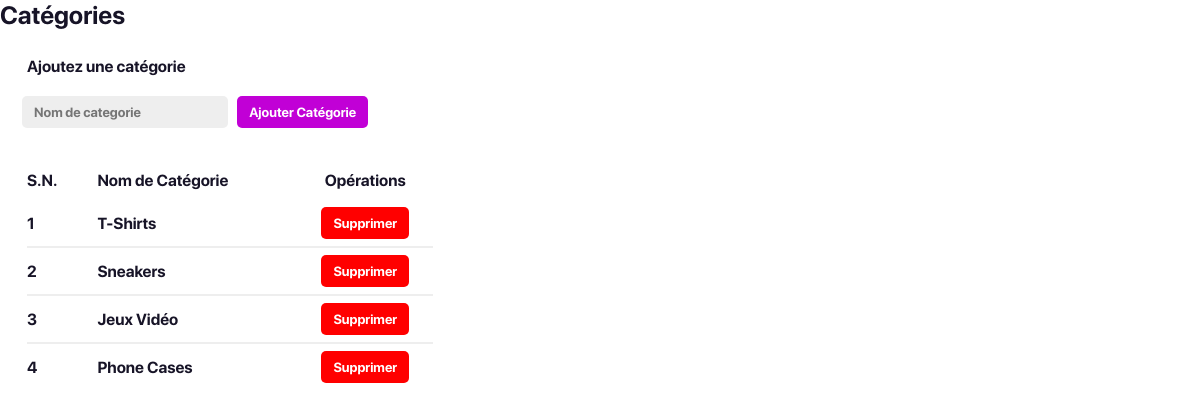
Screenshot of /adminView/viewCategories.php with the database file from the repository.
### tables this page shows
CREATE TABLE `categorie` (
  `IdCategorie` int(11) NOT NULL,
  `NomCategorie` varchar(50) NOT NULL
);

### adminView/viewCategories.php (the view)
<head>
    <link rel="stylesheet" href="../style3.css">
</head>
<div >
  <h3 class="hash-title">Catégories</h3>
  <div class="modal fade" id="myModal" role="dialog">
    <div class="modal-dialog">
<fieldset class="modal-content">
          <legend class="modal-title">Ajoutez une catégorie</legend>
        <div class="modal-body">
          <form  enctype='multipart/form-data' action="controller/addCatController.php" method="POST">
              <input type="text" class="form-control" name="c_name" required placeholder="Nom de categorie">
              <button type="submit" class="btn btn-secondary" name="upload">Ajouter Catégorie</button>
          </form>
        </div>
</fieldset>
    </div>
  </div>
  <table>
    <thead>
      <tr>
        <th class="sn">S.N.</th>
        <th class="nomcat">Nom de Catégorie</th>
        <th class="operations" colspan="2">Opérations</th>
      </tr>
    </thead>
    <?php
      include_once "../config.php";
      $sql="SELECT * from categorie";
      $result=$conn-> query($sql);
      $count=1;
      if ($result-> num_rows > 0){
        while ($row=$result-> fetch_assoc()) {
    ?>
    <tr class="table-row">
      <td class="sn-content"><?=$count?></td>
      <td class="nomcat-content"><?=$row["NomCategorie"]?></td>
      <td class="operations"><button class="btn btn-danger" onclick="categoryDelete('<?=$row['IdCategorie']?>')">Supprimer</button></td>
    </tr>
      <?php
            $count=$count+1;
          }
        }
      ?>
  </table>
</div>

### style3.css (style rules this page uses)
* { font-family: "Apple SF Normal Font"; color: var(--text-color); margin: 0px; padding: 0px; }
.hash-title { font-size: 25px; margin-bottom: 20px; }
.modal-content { border: none; display: flex; padding: 0 20px 10px 20px; margin-bottom: 30px; }
.modal-title { padding: 7px; margin-bottom: 10px; }
.btn-secondary { color: white; background: var(--main-color); border: none; padding: 8px 12px; cursor: pointer; border-radius: 5px; }
.form-control { padding: 8px 12px; margin: 0 2px; background: #eee; border-radius: 5px; border: none; }
.btn { margin: 3px 4px; }
.btn-danger { color: white; background: red; border: none; padding: 8px 12px; cursor: pointer; border-radius: 5px; }
.sn { width: 30px; }
.sn-content { padding: 0 10px 0 0; }
.nomcat { min-width: 200px; text-align: left; padding-left: 40px; }
.nomcat-content { padding-left: 40px; text-align: left; }
table { border-collapse: collapse; margin-left: 27px; }
table thead tr th { padding-bottom: 10px; }
table tr td { padding: 4px 0 4px 0; }
table tr { border-bottom: 2px solid #eee; }
table tr:last-child { border-bottom: none; }
.operations { text-align: center; padding-left: 20px; padding-right: 20px; }

### rows the page displays
categorie: NomCategorie "T-Shirts"
categorie: NomCategorie "Sneakers"
categorie: NomCategorie "Jeux Vidéo"
categorie: NomCategorie "Phone Cases"
